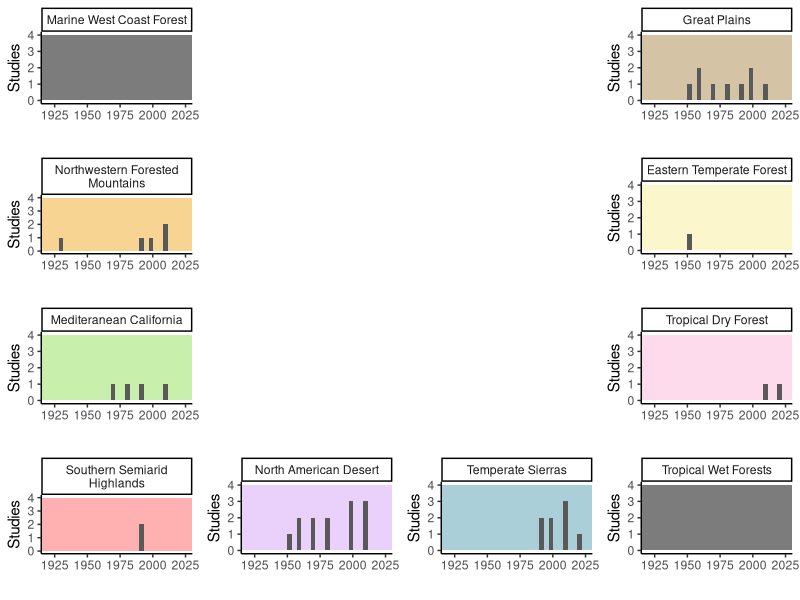

Source code (R):
# load libraries 
library(tidyverse) # data wrangling
library(gridExtra) # arranging multiple plots in one 

# load data
studies <- read.csv('data/studies.csv')
# filter to only included studies
studies$X <- NULL 
studies <- studies %>% 
  dplyr::filter(Inclusion_Status == "include")
# select out columns of interest
er_data <- select(studies, source_id, Latitude, Longitude, ecoregion_lvl1, er1_name, er1_color, Decade)

# add in ecoregions with no data 
er_data[nrow(er_data) + 1,] <- c(NA,NA,NA,NA,"Marine West Coast Forest","#7c7c7c",NA)
er_data[nrow(er_data) + 1,] <- c(NA,NA,NA,NA,"Tropical Wet Forests","#7c7c7c",NA)
er_data$er1_name <- as.factor(er_data$er1_name )

# plot histogram timeline by ecoregion
p.list = lapply(sort(unique(er_data$er1_name)), function(i) {
  er_subset <- er_data[er_data$er1_name==i,]
  ggplot(er_subset, aes(x = as.numeric(Decade), group = er1_name)) + 
    # plot rectangle first because elements will be stacked 
    geom_rect(
      aes(xmin=-Inf, xmax=Inf,
          ymin=0, ymax=4),    # size of plot area
      fill=unique(er_subset$er1_color)) + # outside aes so colors are read as their identity and not assigned
    geom_histogram() + # count of studies by decade
    facet_wrap(~ er1_name, labeller = labeller(er1_name = label_wrap_gen(width = 25)), scales = 'free') + # each ecoregion gets own plot
    theme(axis.text.x = element_text(angle = 45, vjust = 0.5, hjust=1)) + # rotate x axis tick labels
    theme_classic() + # minimal graph elements
    scale_x_continuous(limits=c(1920,2025)) + scale_y_continuous(limits=c(0,4)) + # make sure x axis on all facet rows
    ylab('Studies') +
    xlab('')
}
)
  
# save output plot
pdf(file = "figures/map.pdf", height = 8.5, width = 11) #default is inches
grid.arrange(p.list[[1]],
             p.list[[2]],
             p.list[[3]],
             p.list[[4]],
             p.list[[5]],
             p.list[[6]],
             p.list[[7]],
             p.list[[8]],
             p.list[[9]],
             p.list[[10]],
             layout_matrix = matrix(c(3, NA, NA, 2, 
                                      6, NA, NA, 1, 
                                      4,NA, NA, 9,
                                      7, 5, 8, 10), 
                                    byrow = TRUE, ncol = 4))

dev.off() 

